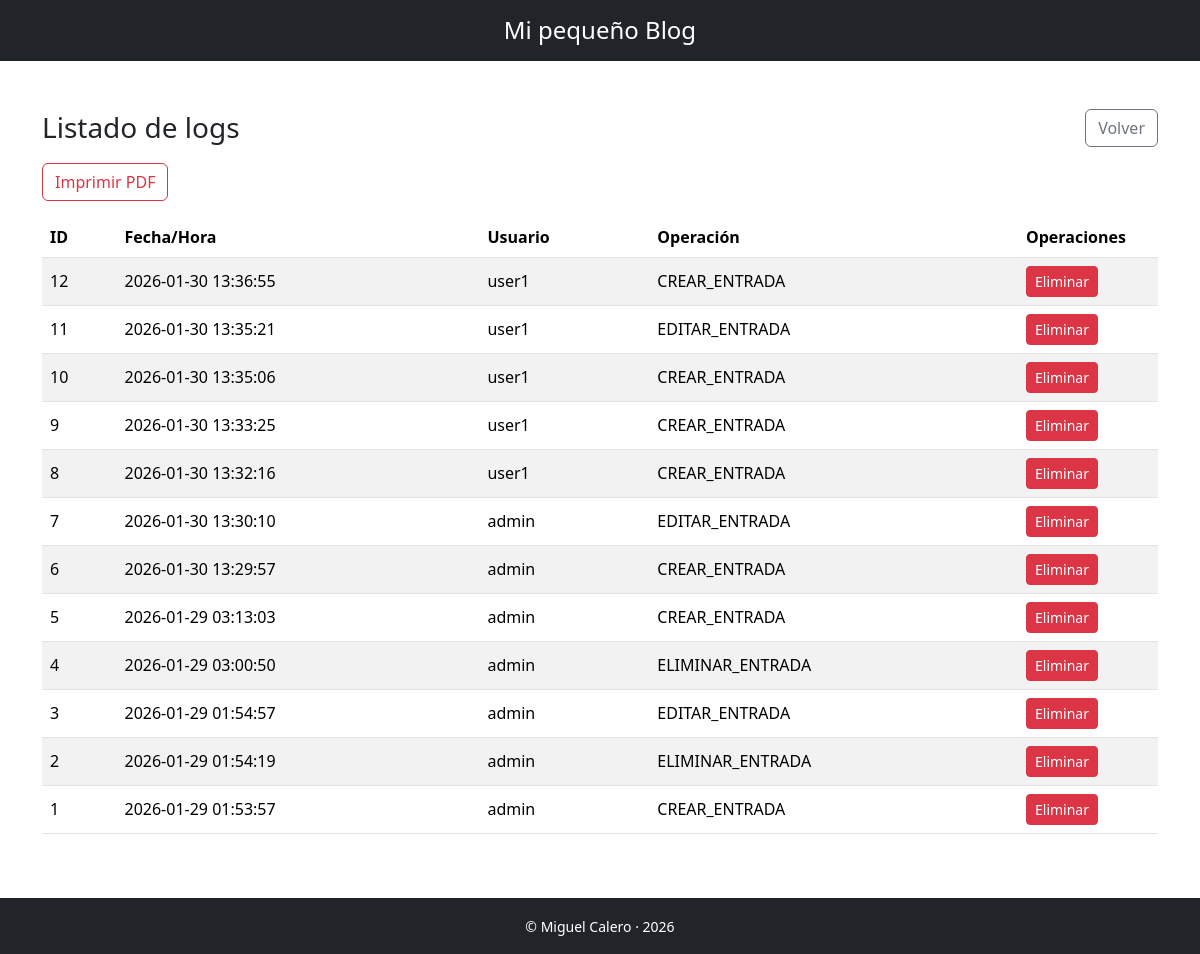
The page /index.php?controller=log&action=listar (signed in) on the database its author committed.
### tables this page shows
CREATE TABLE IF NOT EXISTS `logs` (
  `id` int NOT NULL AUTO_INCREMENT,
  `fecha_hora` datetime NOT NULL DEFAULT CURRENT_TIMESTAMP,
  `usuario` varchar(50) NOT NULL,
  `operacion` varchar(50) NOT NULL,
  PRIMARY KEY (`id`)
);

### app/Controllers/LogController.php (called while the page is built, shortened)
<?php
class LogController
{
    private PDO $pdo;
    public function __construct(PDO $pdo)
    {
        $this->pdo = $pdo;
    }
    public function listar(): void
    {
        $logs = (new Log($this->pdo))->listar();
        $titulo = "Listado de logs";
        require __DIR__ . '/../Views/logs/listar.php';
    }
}

### public/index.php (called while the page is built, shortened)
<?php
$pdo = (new Database())->getConnection();
$action     = filter_input(INPUT_GET, 'action') ?? 'listar';
$c = new $controllerClass($pdo);
$c->$action();

### app/Models/Log.php (called while the page is built, shortened)
<?php
class Log
{
    private PDO $pdo;
    public function __construct(PDO $pdo)
    {
        $this->pdo = $pdo;
    }
    public function listar(): array
    {
        $sql = "SELECT id, fecha_hora, usuario, operacion
                FROM logs
                ORDER BY id DESC";
        return $this->pdo->query($sql)->fetchAll();
    }
}

### app/Views/logs/listar.php (the view, shortened to what this page needs)
<?php
function h(string $s): string
{
    return htmlspecialchars($s, ENT_QUOTES, 'UTF-8');
}
?>
<!doctype html>
<html lang="es">
<head>
    <link href="https://cdn.jsdelivr.net/npm/bootstrap@5.3.3/dist/css/bootstrap.min.css" rel="stylesheet">
</head>
<body class="d-flex flex-column min-vh-100">
    <?php require __DIR__ . '/../layout/header.php'; ?>
    <main class="flex-grow-1">
    <div class="container py-4 text-center">
        <div class="d-flex justify-content-between align-items-center mb-3">
            <h1 class="h3 mb-0"><?= h($titulo) ?></h1>
            <div>
                <a class="btn btn-outline-secondary" href="index.php?controller=entrada&action=listar">Volver</a>
            </div>
        </div>
        <div class="mb-3 text-start">
            <a class="btn btn-outline-danger" target="_blank"
                href="index.php?controller=log&action=pdf">
                Imprimir PDF
            </a>
        </div>
        <div class="table-responsive text-start">
            <table class="table table-striped align-middle">
                <thead>
                    <tr>
                        <th>ID</th>
                        <th>Fecha/Hora</th>
                        <th>Usuario</th>
                        <th>Operación</th>
                        <th style="width:140px;">Operaciones</th>
                    </tr>
                </thead>
                <tbody>
                    <?php if (empty($logs)): ?>
                        <tr>
                            <td colspan="5" class="text-center text-muted">No hay logs.</td>
                        </tr>
                    <?php else: ?>
                        <?php foreach ($logs as $l): ?>
                            <tr>
                                <td><?= (int)$l['id'] ?></td>
                                <td><?= h($l['fecha_hora']) ?></td>
                                <td><?= h($l['usuario']) ?></td>
                                <td><?= h($l['operacion']) ?></td>
                                <td>
                                    <button type="button"
                                        class="btn btn-sm btn-danger btn-confirm"
                                        data-bs-toggle="modal"
                                        data-bs-target="#confirmModal"
                                        data-action-url="index.php?controller=log&action=eliminar&id=<?= (int)$l['id'] ?>"
                                        data-log-id="<?= (int)$l['id'] ?>">
                                        Eliminar
                                    </button>
                                </td>
                            </tr>
                        <?php endforeach; ?>
                    <?php endif; ?>
                </tbody>
            </table>
        </div>
    </div>
    </main>
    <?php require __DIR__ . '/../layout/footer.php'; ?>
</body>
</html>

### rows shown on the page
logs: id "12", fecha_hora "2026-01-30 13:36:55", usuario "user1", operacion "CREAR_ENTRADA"
logs: id "11", fecha_hora "2026-01-30 13:35:21", usuario "user1", operacion "EDITAR_ENTRADA"
logs: id "10", fecha_hora "2026-01-30 13:35:06", usuario "user1", operacion "CREAR_ENTRADA"
logs: id "9", fecha_hora "2026-01-30 13:33:25", usuario "user1", operacion "CREAR_ENTRADA"
logs: id "8", fecha_hora "2026-01-30 13:32:16", usuario "user1", operacion "CREAR_ENTRADA"
logs: id "7", fecha_hora "2026-01-30 13:30:10", usuario "admin", operacion "EDITAR_ENTRADA"
logs: id "6", fecha_hora "2026-01-30 13:29:57", usuario "admin", operacion "CREAR_ENTRADA"
logs: id "5", fecha_hora "2026-01-29 03:13:03", usuario "admin", operacion "CREAR_ENTRADA"
logs: id "4", fecha_hora "2026-01-29 03:00:50", usuario "admin", operacion "ELIMINAR_ENTRADA"
logs: id "3", fecha_hora "2026-01-29 01:54:57", usuario "admin", operacion "EDITAR_ENTRADA"
logs: id "2", fecha_hora "2026-01-29 01:54:19", usuario "admin", operacion "ELIMINAR_ENTRADA"
logs: id "1", fecha_hora "2026-01-29 01:53:57", usuario "admin", operacion "CREAR_ENTRADA"

### other values the page prints
$titulo "Listado de logs"
